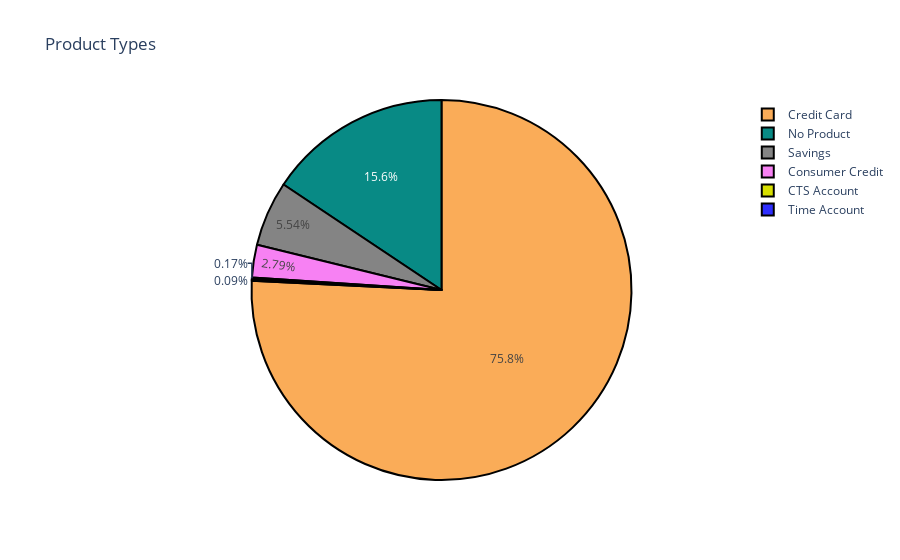

The notebook cell this image was saved under:
### Code cell
product_percentage = round(sbs_df["Product Name"].value_counts() / len(sbs_df["Product Name"]) * 100,2)

print(product_percentage)

labels = list(product_percentage.index)
values = product_percentage.values.tolist() 
colors = ['#FAAC58', '#088A85', '#848484', '#F781F3', '#D7DF01', '#2E2EFE']
product_pie = go.Pie(labels=labels, values=values, 
                          marker=dict(colors=colors,
                         line=dict(color='#000000', width=2)))
layout = go.Layout(title='Product Types')

fig = go.Figure(data=[product_pie], layout=layout)
iplot(fig)

### Figure 1 — Plotly figure (JSON) as saved in the notebook; plotly's stock layout.template omitted (floating-point values rounded to 4 significant figures)
{"data": [{"labels": ["Credit Card", "No Product", "Savings", "Consumer Credit", "CTS Account", "Time Account"], "marker": {"colors": ["#FAAC58", "#088A85", "#848484", "#F781F3", "#D7DF01", "#2E2EFE"], "line": {"color": "#000000", "width": 2}}, "type": "pie", "values": [75.78, 15.63, 5.54, 2.79, 0.17, 0.09]}], "layout": {"title": {"text": "Product Types"}}}
